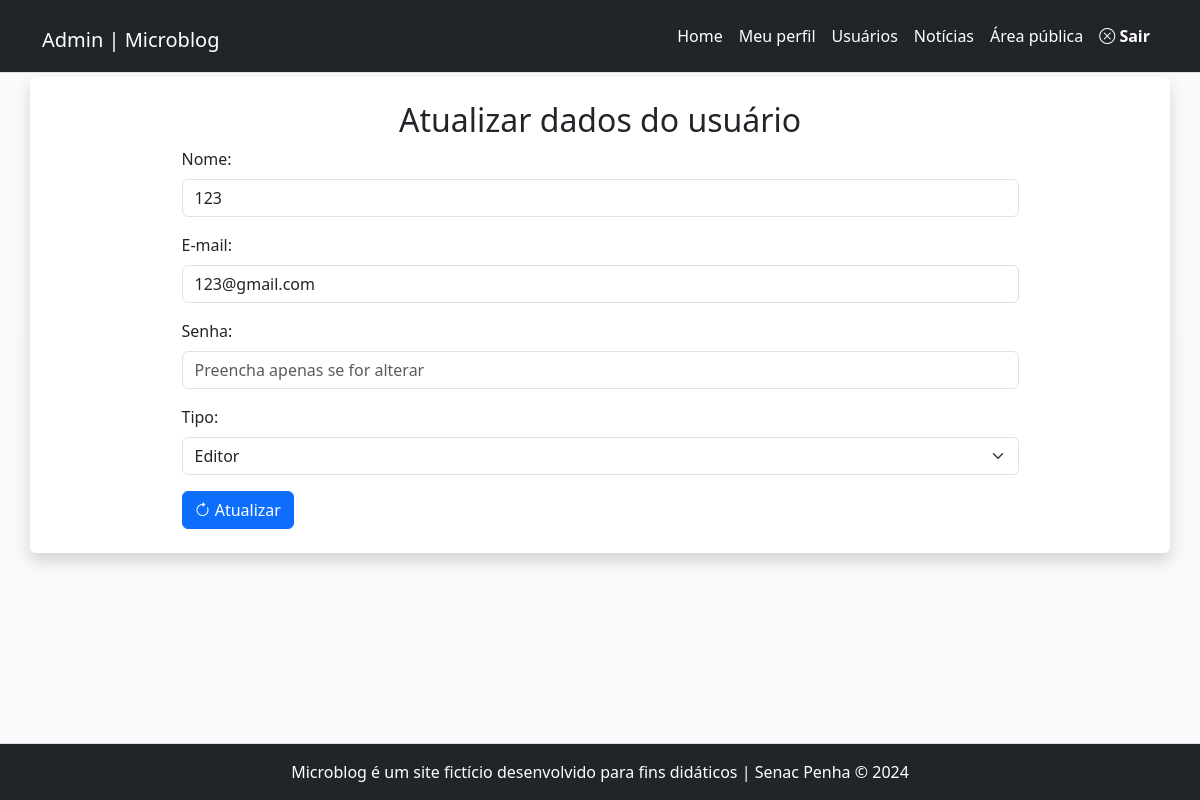
The app's page /admin/usuario-atualiza.php?id=18 (signed in) with its own data.
### tables this page shows
CREATE TABLE `usuarios` (
  `id` int(11) NOT NULL,
  `nome` varchar(45) NOT NULL,
  `email` varchar(45) NOT NULL,
  `senha` varchar(255) NOT NULL,
  `tipo` enum('admin','editor') NOT NULL
);

### inc/funcoes-usuarios.php (called while the page is built, shortened)
<?php
function lerUmUsuario($conexao, $id)
{
  $sql = "SELECT * FROM usuarios WHERE id = $id";
  $resultado = mysqli_query($conexao, $sql) or die(mysqli_error($conexao));
  return mysqli_fetch_assoc($resultado);
}

### admin/usuario-atualiza.php (the view, shortened to what this page needs)
<?php
require_once "../inc/cabecalho-admin.php";
require_once "../inc/funcoes-usuarios.php";
$id = $_GET['id'];
$dadosUsuario = lerUmUsuario($conexao, $id);
?>
<div class="row">
	<article class="col-12 bg-white rounded shadow my-1 py-4">
		<h2 class="text-center">
			Atualizar dados do usuário
		</h2>
		<form autocomplete="off" class="mx-auto w-75" action="" method="post" id="form-atualizar" name="form-atualizar">
			<div class="mb-3">
				<label class="form-label" for="nome">Nome:</label>
				<input value="<?= $dadosUsuario['nome'] ?>" class="form-control" type="text" id="nome" name="nome" required>
			</div>
			<div class="mb-3">
				<label class="form-label" for="email">E-mail:</label>
				<input value="<?= $dadosUsuario['email'] ?>" class="form-control" type="email" id="email" name="email" required>
			</div>
			<div class="mb-3">
				<label class="form-label" for="senha">Senha:</label>
				<input class="form-control" type="password" id="senha" name="senha" placeholder="Preencha apenas se for alterar">
			</div>
			<div class="mb-3">
				<label class="form-label" for="tipo">Tipo:</label>
				<select class="form-select" name="tipo" id="tipo" required>
					<option <?php if ($dadosUsuario['tipo'] == 'editor') echo 'selected' ?> value="editor">Editor</option>
				</select>
			</div>
			<button class="btn btn-primary" name="atualizar"><i class="bi bi-arrow-clockwise"></i> Atualizar</button>
		</form>
	</article>
</div>
<?php
require_once "../inc/rodape-admin.php";
?>

### records on screen
usuarios: nome "123", email "123@gmail.com", tipo "Editor"
